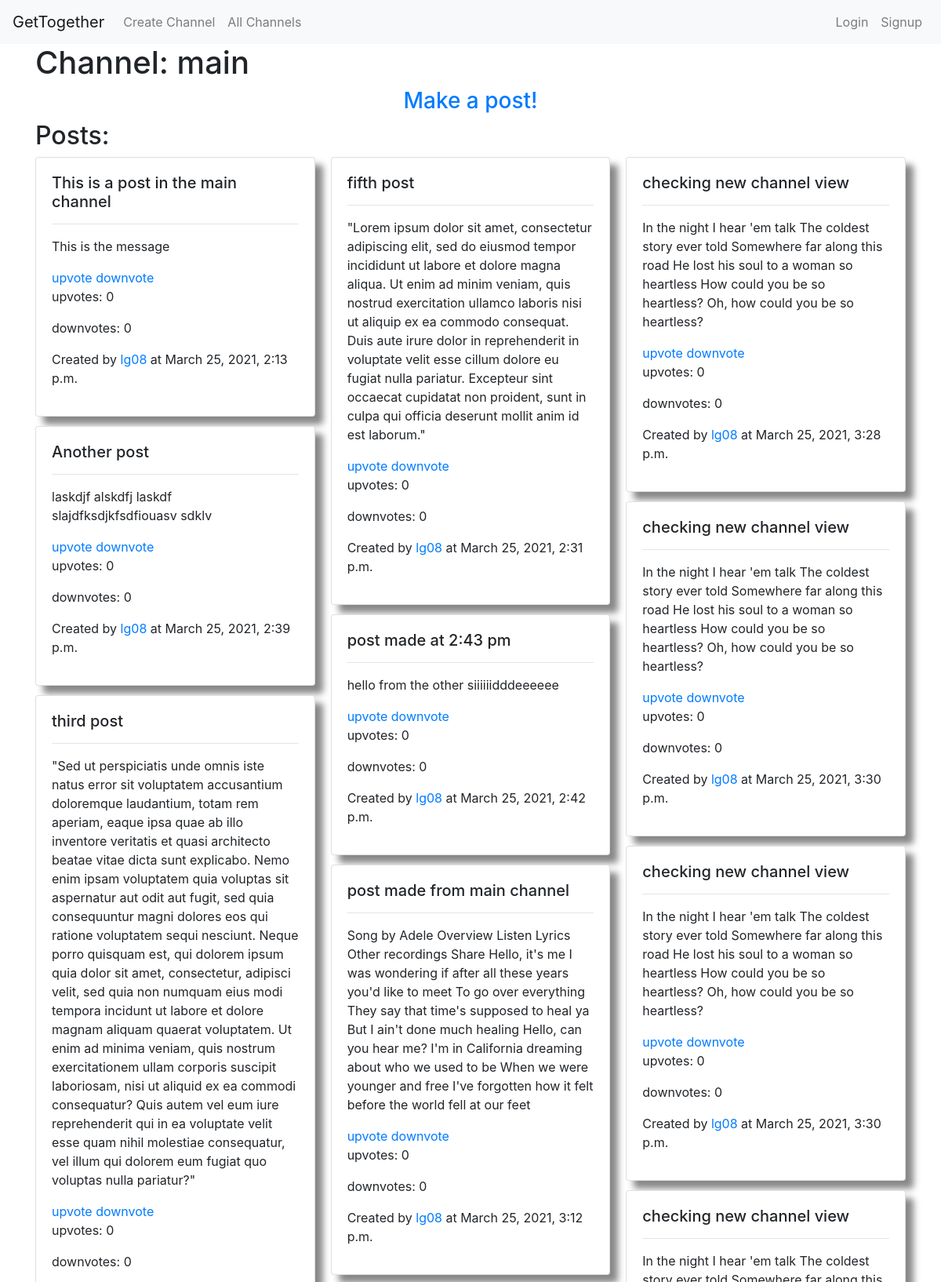
The app's page /channels/1/ (upper part), older data.
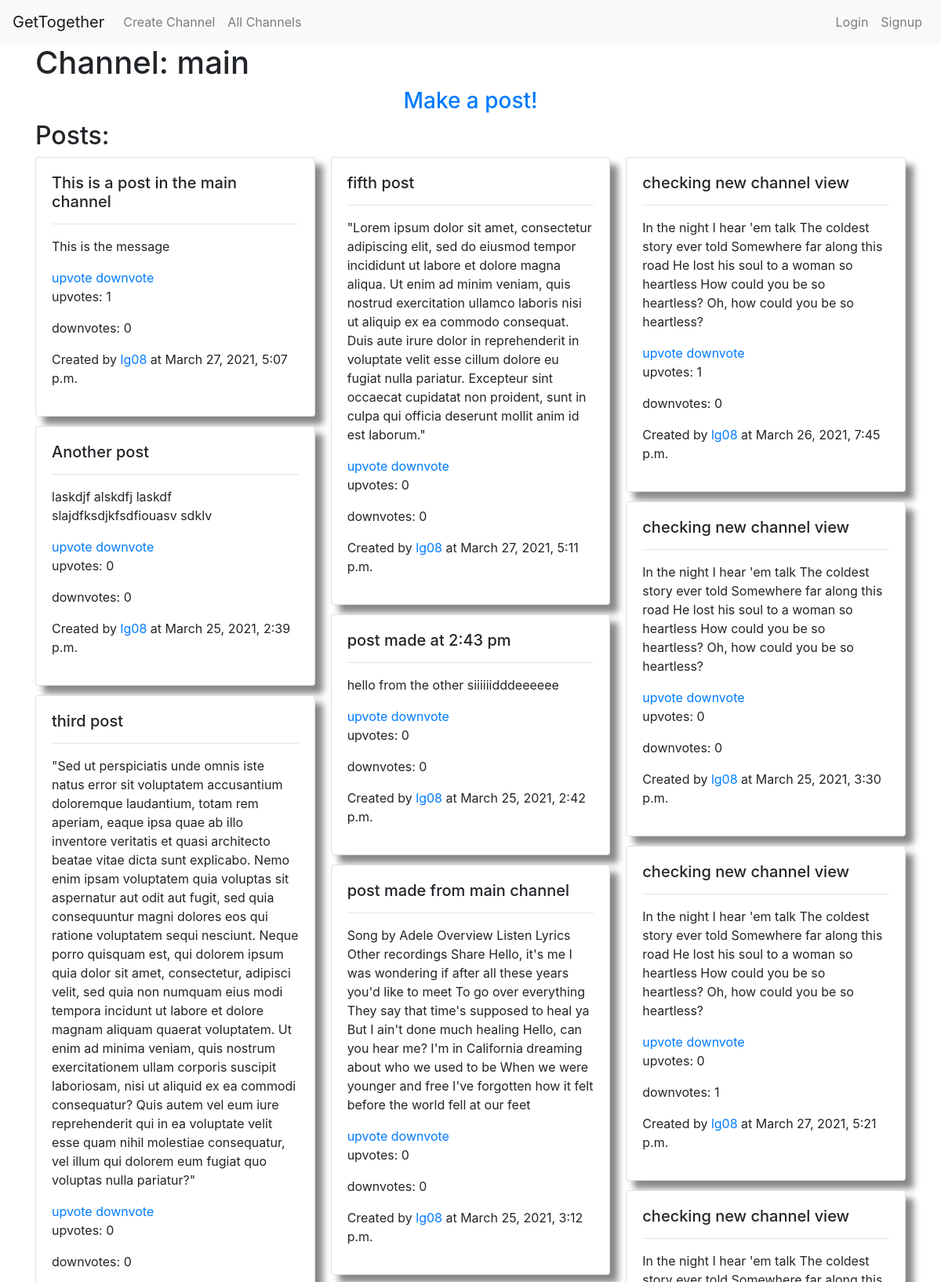
The same page, newer data.
### posts/models.py (models this page shows, shortened)
class Post(models.Model):
    creator = models.ForeignKey(
        User,
        on_delete=models.CASCADE
    )
    title = models.CharField(
        null=False,
        blank=False,
        max_length=50,
        default="title here"
    )
    message = models.CharField(
        null=False,
        blank=False,
        max_length=50,
        default="message here"
    )
    created_at = models.DateTimeField(
        auto_now_add=True
    )
    channel = models.ForeignKey(
        Channel,
        on_delete=models.CASCADE,
    )
    num_of_upvotes = models.IntegerField(default=0)
    num_of_downvotes = models.IntegerField(default=0)

### channels/views.py (the view)
def channel_posts(request, channel_pk):
    this_channel = get_object_or_404(Channel, pk=channel_pk)
    all_channel_posts = Post.objects.filter(
        channel=this_channel
    )
    all_channel_users = this_channel.members.all()
    context = {
        'posts': all_channel_posts,
        'channel_name': this_channel.title,
        'channel_members': all_channel_users,
        'channel': this_channel,
    }
    return render(request,  "channels/channel.html", context)

### channels/templates/channels/channel.html (shortened to what this page needs)
{% extends 'base.html' %}
{% block body %}
    <div class="container">
        <h1>Channel: {{ channel_name }}</h1>
        <center><h3><a href="{% url "posts:create" channel.pk %}">Make a post!</a></center></h3>
        <h2>Posts:</h2>
        <div class="card-columns">
            {% include 'channels/_post_listings.html' %}
        </div>
    </div>
{% endblock %}

### channels/templates/channels/_post_listings.html
{% load static %}
{% for post in posts %}
    <div class="card clickable-card post_card"
         onclick="show_modal('#card-for{{ post.id }}')"
         id="card-for{{ post.id }}"
         >
        <div class="card-body" >
            <h5 class="card-title">{{ post.title }}</h5>
            <hr/>
            <p class="card-text">{{ post.message }}</p>
            <a href="{% url 'posts:up_or_downvote' up_or_downvote='upvote' postid=post.id %}">
                upvote
            </a>
            <a href="{% url 'posts:up_or_downvote' up_or_downvote='downvote' postid=post.id %}">
                downvote
            </a>
            <p>
                upvotes: {{ post.num_of_upvotes }}
            </p>
            <p>
                downvotes: {{ post.num_of_downvotes }}
            </p>
            <p>Created by <a href="">{{ post.creator }}</a> at {{ post.created_at }}</p>
        </div>
    </div>
{% endfor %}

Row changes from the older to the newer data that the page shows:
changed Post "This is a post in the main channel": num_of_upvotes "0" → "1"; created_at "March 25, 2021, 2:13 p.m." → "March 27, 2021, 5:07 p.m."
changed Post "fifth post": created_at "March 25, 2021, 2:31 p.m." → "March 27, 2021, 5:11 p.m."
changed Post: num_of_upvotes "0" → "1"; created_at "March 25, 2021, 3:28 p.m." → "March 26, 2021, 7:45 p.m."
changed Post: num_of_downvotes "0" → "1"; created_at "March 25, 2021, 3:30 p.m." → "March 27, 2021, 5:21 p.m."
